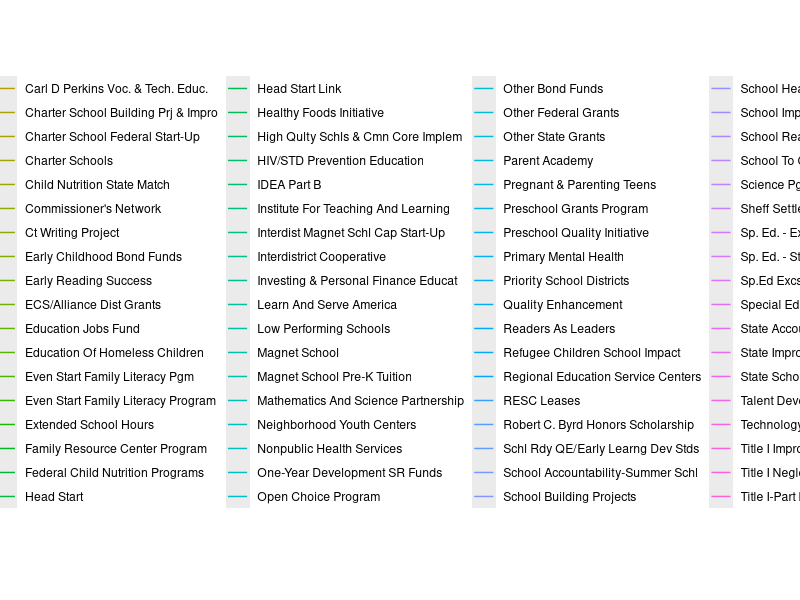
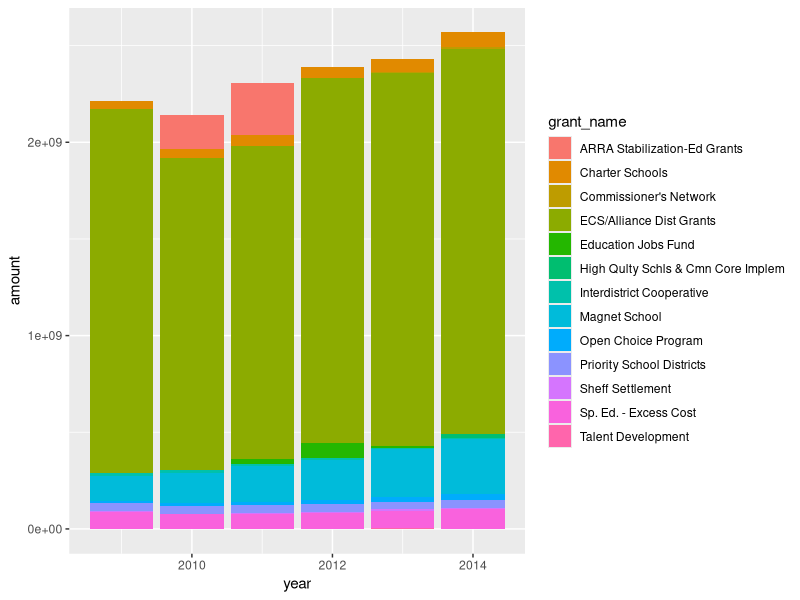
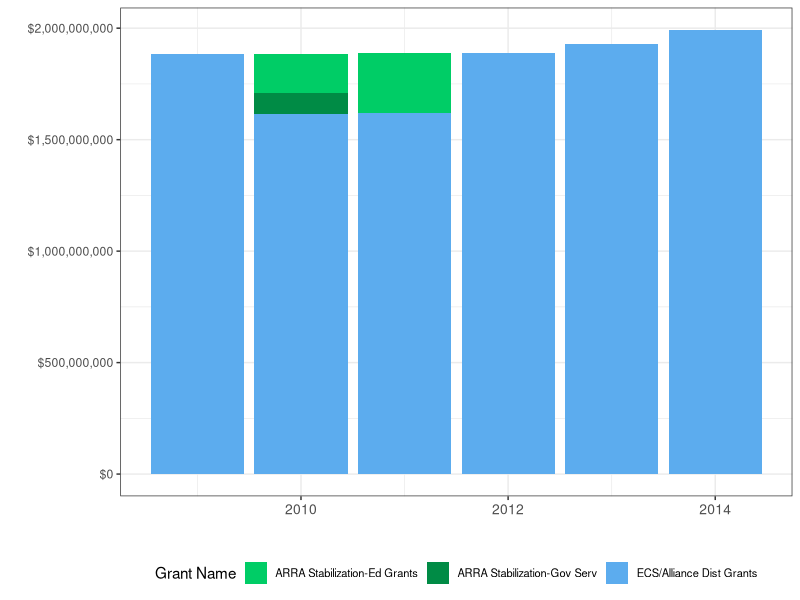
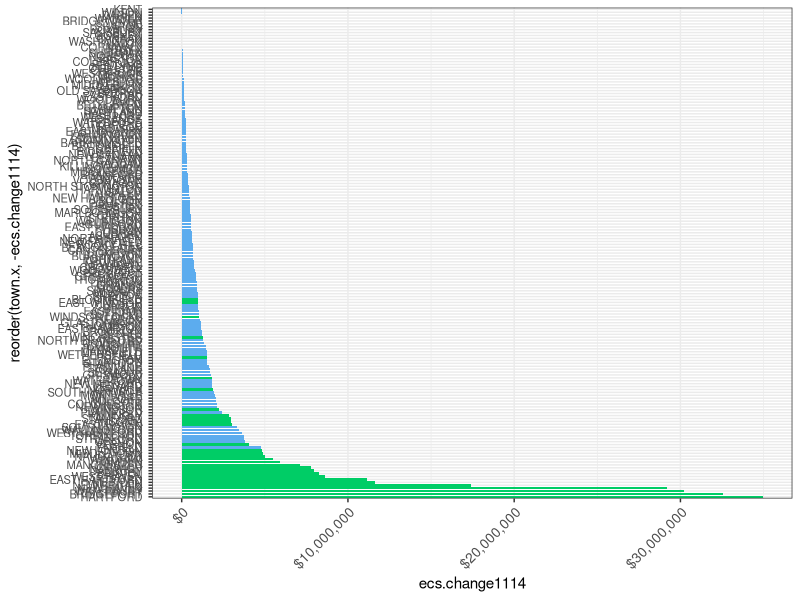
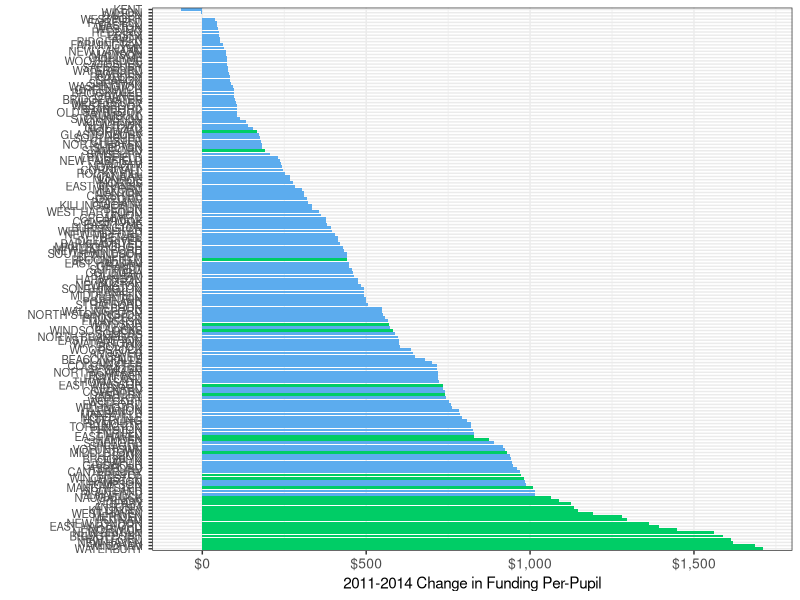
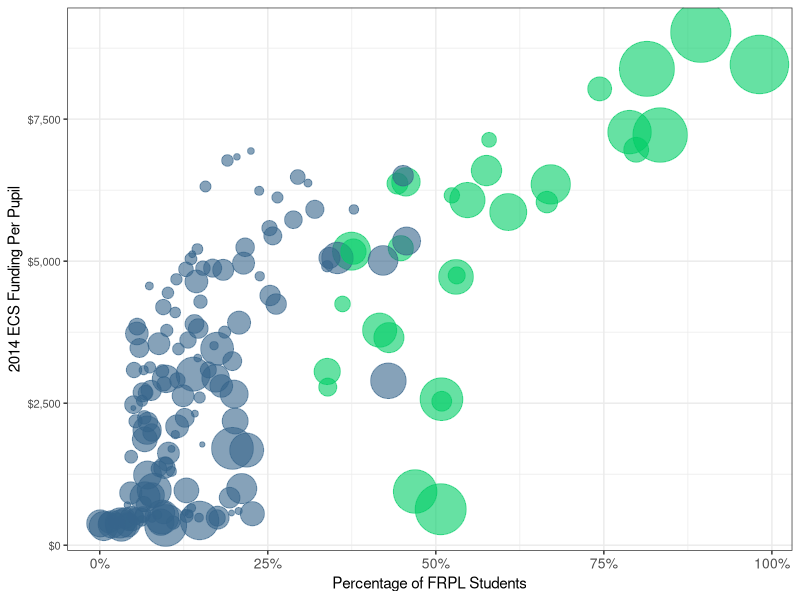
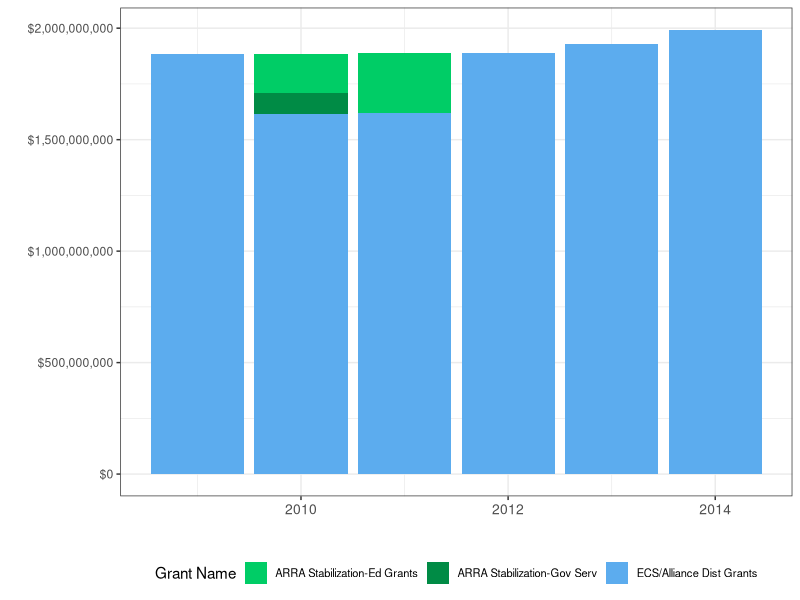
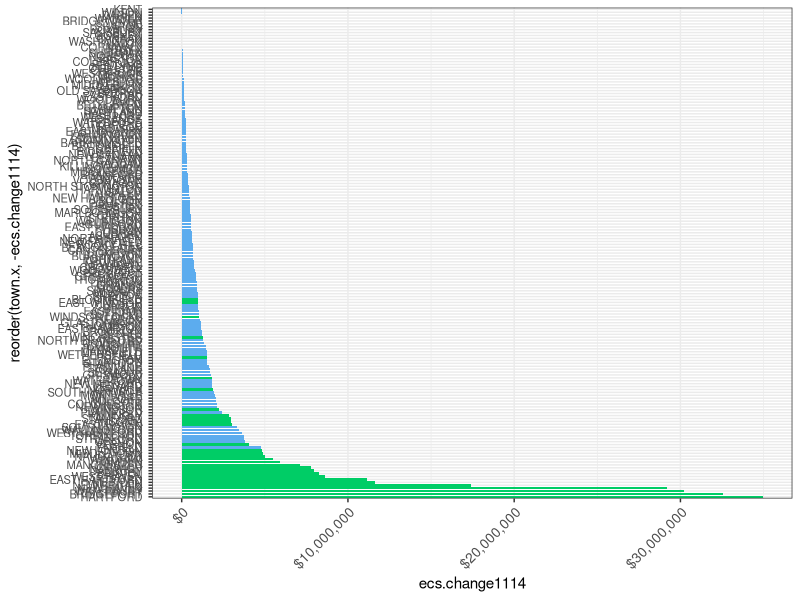

Here is the R script that generated these plots, in order:
library(dplyr)
library(tidyr)
library(stringr)
library(ggplot2)
library(scales)
library(RColorBrewer)


# data cleaning ####

# download CT grant data at: 
# https://www.csde.state.ct.us/public/dgm/grantreports1/HPayMain.aspx
# select the following before submitting query:
# section a: all years
# section b: all grants
# section c: all
# section d: all grantees
# section 3: all drgs
# submit and download as .csv

# load data
edu.grants <- read.csv("data/histpay.csv")

# remove empty column
edu.grants$X <- NULL

# gather year columns into single variable
edu.grants <- edu.grants %>%
    gather(year, amount, pay1990:pay2014)

# clean year column
edu.grants$year <- as.numeric(str_replace_all(edu.grants$year,"pay",""))

# filter to show years 2006 and later.

edu.grants <- edu.grants %>%
    filter(year >= 2009)

# load resident student data
# data obtained from Connecticut State Department of Education
res.students <- read.csv("data/resStudents.csv", stringsAsFactors = FALSE)

# load alliance district info
# data obtained from Connecticut State Department of Education
alliance.dist <- read.csv("data/allianceDistricts.csv")

# exploratory analysis####

# select columns for ecs and stimulus funding
edu.grant.summary <- edu.grants %>%
    group_by(year, grant_name) %>%
    summarise(amount = sum(amount, na.rm = TRUE)) %>%
    filter(amount >0) %>%
    group_by(year) %>%
    arrange(desc(amount))

# plot summary 
ggplot(edu.grant.summary, aes(x = year, y = amount, color = grant_name))+
    geom_line()

# filter grants to ECS, AARA, special education, priority school district, common core and choice
edu.grant.select <- edu.grants %>%
    filter(grant_name == "ECS/Alliance Dist Grants" |
               grant_name == "ARRA Stabilization-Ed Grants"|
               grant_name == "Sp. Ed. - Excess Cost"|
               grant_name == "Priority School Districts"|
               grant_name == "Charter Schools"|
               grant_name == "High Qulty Schls & Cmn Core Implem"|
               grant_name == "Commissioner's Network"|
               grant_name == "Talent Development"|
               grant_name == "Education Jobs Fund"|
               grant_name == "Open Choice Program"|
               grant_name == "Interdistrict Cooperative"|
               grant_name == "Sheff Settlement"|
               grant_name == "Magnet School") 

# select grant summary 
edu.select.summary <- edu.grant.select %>%
    group_by(year, grant_name) %>%
    summarise(amount = sum(amount, na.rm = TRUE))

# plot selected grants
ggplot(edu.select.summary, aes(x = year, y = amount, fill = grant_name))+
    geom_bar(stat = "identity")

# final analysis####

# select ecs grants
ecs.grants <- edu.grants %>%
    filter(grant_name == "ECS/Alliance Dist Grants" |
               grant_name == "ARRA Stabilization-Ed Grants"|
               grant_name == "ARRA Stabilization-Gov Serv")

# summarise ecs grants
ecs.summary <- ecs.grants %>% 
    group_by(year, grant_name) %>%
    summarise(amount = sum(amount, na.rm = TRUE))

# plot ecs grants
ggplot(ecs.summary, aes(x = year, y = amount, fill = grant_name))+
    geom_bar(stat = "identity", aes(order=desc(grant_name)))+
    scale_y_continuous(label = dollar)+
    scale_fill_manual(values = c("springgreen3", "springgreen4", "steelblue2"),
                      name = "Grant Name")+
    labs(x = "", y = "")+
    theme_bw()+
    theme(legend.position = "bottom",
          legend.text = element_text(size =8),
          axis.text.x = element_text(size = 10))

# save plot
ggsave(filename = "ecssummary.png", height = 5, width = 7, units= "in")

# summarise ecs by town
ecs.town <- ecs.grants %>%
    filter(grant_name == "ECS/Alliance Dist Grants", year >=2011)

# change year labels
ecs.town$year <- paste("ecs", ecs.town$year, sep = "")

# change col names
colnames(ecs.town) <- c("code", "name", "drg", "grant_name", "grant_type", "year", "amount")

# spread data
ecs.town.wide <- ecs.town %>%
    spread(year, amount)

# merge with resident student data
ecs.town.enrl <- left_join(ecs.town.wide, res.students, by = "code")

# muatate
ecs.town.enrl <- ecs.town.enrl %>%
    mutate(ecs.change1114 = ecs2014 - ecs2011,
           pp.change1114 = ecs.change1114 / fiscTotal, 
           frpl.pct = fiscFRPL/fiscTotal,
           pp.2014 = ecs2014 / fiscTotal)

# merge with alliance district indicator
ecs.town.enrl <- left_join(ecs.town.enrl, alliance.dist, by = "code")

# plot ecs change

ggplot(ecs.town.enrl, aes(x = reorder(town.x, -ecs.change1114), y = ecs.change1114, fill = alliance.status))+
    geom_bar(stat = "identity")+
    scale_y_continuous(label = dollar)+
    scale_fill_manual(values = c("steelblue2","springgreen3"))+
    coord_flip()+
    theme_bw()+
    theme(legend.position = "none",
          axis.text.x = element_text(angle = 45,hjust =1, vjust = 1, size = 10),
          axis.text.y = element_text(size = 8))

# save plot
ggsave(filename = "ecschange.png", height = 18, width = 7, units= "in")


# plot ecs per-pupil change

ggplot(ecs.town.enrl, aes(x = reorder(town.x, -pp.change1114), y = pp.change1114, fill = alliance.status))+
    geom_bar(stat = "identity")+
    scale_y_continuous(label = dollar)+
    scale_fill_manual(values = c("steelblue2","springgreen3"))+
    labs(y = "2011-2014 Change in Funding Per-Pupil", x = "")+
    coord_flip()+
    theme_bw()+
    theme(legend.position = "none",
          axis.text.x = element_text(size = 10),
          axis.text.y = element_text(size = 8))

# save plot
ggsave(filename = "perpupilchange.png", height = 18, width = 7, units= "in")

# plot ecs per-pupil change vs frpl

ggplot(ecs.town.enrl, aes(x = frpl.pct, y = pp.2014,size = fiscTotal, color = alliance.status))+
    scale_color_manual(values = c("steelblue4","springgreen3"))+
    geom_point(alpha = .6)+
    scale_size_area(max_size = 20)+
    scale_y_continuous(label = dollar)+
    scale_x_continuous(label = percent)+
    labs(x = "Percentage of FRPL Students", y = "2014 ECS Funding Per Pupil")+
    theme_bw()+
    theme(legend.position = "none",
          axis.text.x = element_text(size = 10),
          axis.text.y = element_text(size = 8))